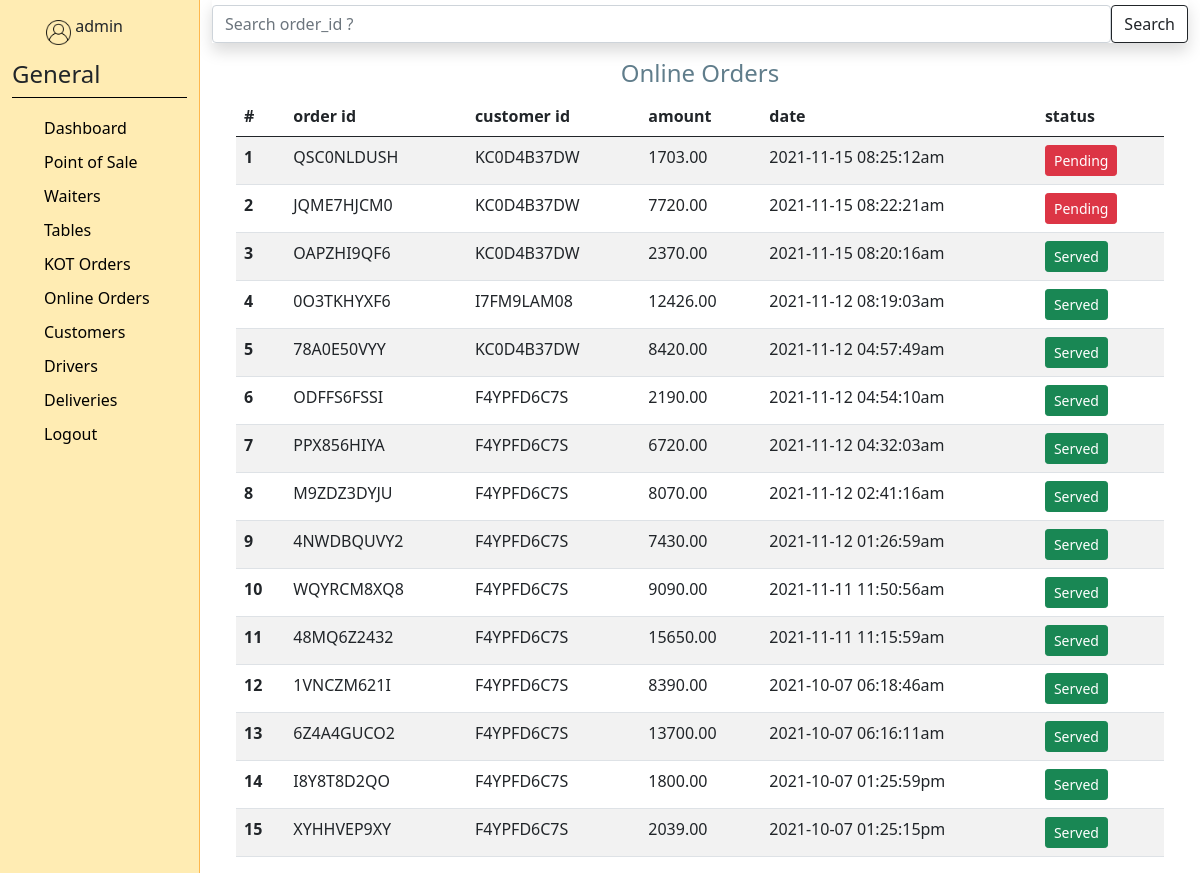
/kot/online_orders.php (signed in), run on the app's committed database.
### tables this page shows
CREATE TABLE `cart_order` (
  `order_id` varchar(12) NOT NULL,
  `customer_id` varchar(12) NOT NULL,
  `total_amount` decimal(10,2) NOT NULL,
  `time_date` varchar(30) NOT NULL,
  `status` tinyint(1) NOT NULL,
  `delivery` tinyint(1) NOT NULL
);

### kot/online_orders.php (the view, shortened to what this page needs)
<?php include_once "../assets/base.php";
require_once "../assets/config.php";
$search = isset($_POST['search']) ? $_POST['search'] :'';
if($search){
    $statement = $db->prepare('SELECT * FROM cart_order WHERE order_id LIKE :orderid ORDER BY time_date DESC');
    $statement->bindValue(':orderid', "%$search%");
}
else{
    $statement = $db->prepare('SELECT * FROM cart_order ORDER BY time_date DESC');
}
$statement->execute();
$cartorders = $statement->fetchAll(PDO::FETCH_ASSOC);
?>
<link rel="stylesheet" type="text/css" href="../css/print.css" media="print">
<body>
<div class="container-fluid">
    <div class="row">
    <div class="col-2 sidebar-menu">
        <?php include_once "kotsidebar.php"; ?>
    </div>
    <div class="col-10 menu-preview">
        <div class="search shadow">
            <form class="d-flex" action="" method="post">
                <input class="form-control" name="search" value="<?php echo $search ?>" type="text" placeholder="Search order_id ?">
                <button class="btn btn-outline-dark" type="submit">Search</button>
            </form>
        </div>
        <div class="container">
            <h4 style="color: #607D8B;" class="text-center mt-3">Online Orders</h4>
            <div>
                <table class="table table-striped">
                    <thead>
                    <tr>
                        <th scope="col">#</th>
                        <th scope="col">order id</th>
                        <th scope="col">customer id</th>
                        <th scope="col">amount</th>
                        <th scope="col">date</th>
                        <th scope="col">status</th>
                    </tr>
                    </thead>
                    <tbody>
                    <?php foreach ($cartorders as $i=> $cartorder): ?>
                        <tr>
                            <th scope="row"><?php echo $i + 1?></th>
                            <td><?php echo $cartorder['order_id'] ?></td>
                            <td><?php echo $cartorder['customer_id'] ?></td>
                            <td><?php echo $cartorder['total_amount'] ?></td>
                            <td><?php echo $cartorder['time_date'] ?></td>
                            <?php
                                if($cartorder['status'] == false):
                            ?>
                                <td>
                                    <form method="POST" action="online_orders.php?c_order_id=<?php echo $cartorder['order_id']; ?>">
                                        <input class="btn btn-danger btn-sm" type="submit" name="served" value="Pending">
                                    </form>
                                </td>
                            <?php else: ?>
                                <td>
                                    <button class="btn btn-sm btn-success">Served</button>
                                </td>
                            <?php endif; ?>
                        </tr>
                    <?php endforeach; ?>
                    </tbody>
                </table>
            </div>
        </div>
    </div>
    </div>
</div>
</body>
</html>

### css/style.css (style rules this page uses)
body { scroll-behavior: smooth; }
.search { padding-top: 5px; }
.sidebar-menu { border-right: 1px solid #ffb74d; background-color: #ffecb3; height: 100vh; }
.menu-preview { height: 100vh; position: relative; overflow: auto; }

### data on the page
cart_order: order_id "QSC0NLDUSH", customer "KC0D4B37DW", total_amount "1703.00", time_date "2021-11-15 08:25:12am"
cart_order: order_id "JQME7HJCM0", customer "KC0D4B37DW", total_amount "7720.00", time_date "2021-11-15 08:22:21am"
cart_order: order_id "OAPZHI9QF6", customer "KC0D4B37DW", total_amount "2370.00", time_date "2021-11-15 08:20:16am", status "Served"
cart_order: order_id "0O3TKHYXF6", customer "I7FM9LAM08", total_amount "12426.00", time_date "2021-11-12 08:19:03am", status "Served"
cart_order: order_id "78A0E50VYY", customer "KC0D4B37DW", total_amount "8420.00", time_date "2021-11-12 04:57:49am", status "Served"
cart_order: order_id "ODFFS6FSSI", customer "F4YPFD6C7S", total_amount "2190.00", time_date "2021-11-12 04:54:10am", status "Served"
cart_order: order_id "PPX856HIYA", customer "F4YPFD6C7S", total_amount "6720.00", time_date "2021-11-12 04:32:03am", status "Served"
cart_order: order_id "M9ZDZ3DYJU", customer "F4YPFD6C7S", total_amount "8070.00", time_date "2021-11-12 02:41:16am", status "Served"
cart_order: order_id "4NWDBQUVY2", customer "F4YPFD6C7S", total_amount "7430.00", time_date "2021-11-12 01:26:59am", status "Served"
cart_order: order_id "WQYRCM8XQ8", customer "F4YPFD6C7S", total_amount "9090.00", time_date "2021-11-11 11:50:56am", status "Served"
cart_order: order_id "48MQ6Z2432", customer "F4YPFD6C7S", total_amount "15650.00", time_date "2021-11-11 11:15:59am", status "Served"
cart_order: order_id "1VNCZM621I", customer "F4YPFD6C7S", total_amount "8390.00", time_date "2021-10-07 06:18:46am", status "Served"
cart_order: order_id "6Z4A4GUCO2", customer "F4YPFD6C7S", total_amount "13700.00", time_date "2021-10-07 06:16:11am", status "Served"
cart_order: order_id "I8Y8T8D2QO", customer "F4YPFD6C7S", total_amount "1800.00", time_date "2021-10-07 01:25:59pm", status "Served"
cart_order: order_id "XYHHVEP9XY", customer "F4YPFD6C7S", total_amount "2039.00", time_date "2021-10-07 01:25:15pm", status "Served"

### other printed values
$_SESSION['user'] "admin"
